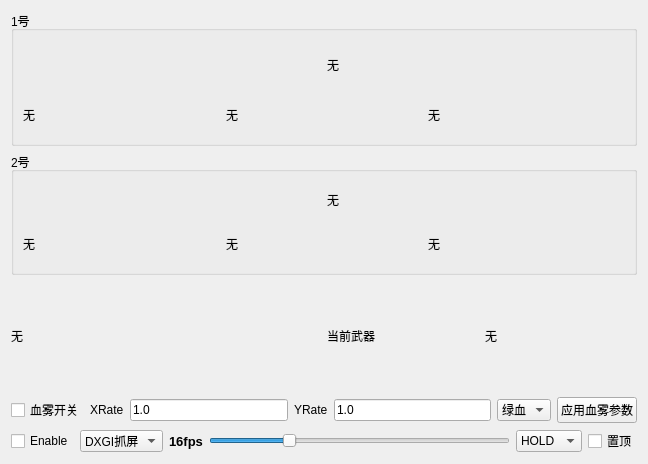
<?xml version="1.0" encoding="UTF-8"?>
<ui version="4.0">
 <class>RecognizeView</class>
 <widget class="QWidget" name="RecognizeView">
  <property name="geometry">
   <rect>
    <x>0</x>
    <y>0</y>
    <width>648</width>
    <height>464</height>
   </rect>
  </property>
  <property name="windowTitle">
   <string>Form</string>
  </property>
  <layout class="QVBoxLayout" name="verticalLayout_3">
   <item>
    <widget class="QGroupBox" name="groupBox">
     <property name="title">
      <string>1号</string>
     </property>
     <layout class="QVBoxLayout" name="verticalLayout">
      <item>
       <layout class="QHBoxLayout" name="horizontalLayout">
        <item>
         <widget class="QLabel" name="w1">
          <property name="minimumSize">
           <size>
            <width>0</width>
            <height>50</height>
           </size>
          </property>
          <property name="text">
           <string/>
          </property>
         </widget>
        </item>
        <item>
         <widget class="QLabel" name="w1scope">
          <property name="minimumSize">
           <size>
            <width>0</width>
            <height>50</height>
           </size>
          </property>
          <property name="text">
           <string>无</string>
          </property>
         </widget>
        </item>
       </layout>
      </item>
      <item>
       <layout class="QHBoxLayout" name="horizontalLayout_12">
        <item>
         <widget class="QLabel" name="w1a1">
          <property name="minimumSize">
           <size>
            <width>0</width>
            <height>38</height>
           </size>
          </property>
          <property name="text">
           <string>无</string>
          </property>
         </widget>
        </item>
        <item>
         <widget class="QLabel" name="w1a2">
          <property name="minimumSize">
           <size>
            <width>0</width>
            <height>38</height>
           </size>
          </property>
          <property name="text">
           <string>无</string>
          </property>
         </widget>
        </item>
        <item>
         <widget class="QLabel" name="w1a4">
          <property name="text">
           <string>无</string>
          </property>
         </widget>
        </item>
       </layout>
      </item>
     </layout>
    </widget>
   </item>
   <item>
    <widget class="QGroupBox" name="groupBox_2">
     <property name="title">
      <string>2号</string>
     </property>
     <layout class="QVBoxLayout" name="verticalLayout_2">
      <item>
       <layout class="QHBoxLayout" name="horizontalLayout_4">
        <item>
         <widget class="QLabel" name="w2">
          <property name="minimumSize">
           <size>
            <width>0</width>
            <height>38</height>
           </size>
          </property>
          <property name="text">
           <string/>
          </property>
         </widget>
        </item>
        <item>
         <widget class="QLabel" name="w2scope">
          <property name="minimumSize">
           <size>
            <width>0</width>
            <height>38</height>
           </size>
          </property>
          <property name="text">
           <string>无</string>
          </property>
         </widget>
        </item>
       </layout>
      </item>
      <item>
       <layout class="QHBoxLayout" name="horizontalLayout_13">
        <item>
         <widget class="QLabel" name="w2a1">
          <property name="minimumSize">
           <size>
            <width>0</width>
            <height>38</height>
           </size>
          </property>
          <property name="text">
           <string>无</string>
          </property>
         </widget>
        </item>
        <item>
         <widget class="QLabel" name="w2a2">
          <property name="minimumSize">
           <size>
            <width>0</width>
            <height>38</height>
           </size>
          </property>
          <property name="text">
           <string>无</string>
          </property>
         </widget>
        </item>
        <item>
         <widget class="QLabel" name="w2a4">
          <property name="text">
           <string>无</string>
          </property>
         </widget>
        </item>
       </layout>
      </item>
     </layout>
    </widget>
   </item>
   <item>
    <layout class="QHBoxLayout" name="horizontalLayout_3">
     <item>
      <widget class="QLabel" name="pos">
       <property name="sizePolicy">
        <sizepolicy hsizetype="Minimum" vsizetype="Minimum">
         <horstretch>0</horstretch>
         <verstretch>0</verstretch>
        </sizepolicy>
       </property>
       <property name="minimumSize">
        <size>
         <width>0</width>
         <height>50</height>
        </size>
       </property>
       <property name="text">
        <string>无</string>
       </property>
      </widget>
     </item>
     <item>
      <layout class="QHBoxLayout" name="horizontalLayout_2">
       <item>
        <widget class="QLabel" name="label_18">
         <property name="sizePolicy">
          <sizepolicy hsizetype="Preferred" vsizetype="Minimum">
           <horstretch>0</horstretch>
           <verstretch>0</verstretch>
          </sizepolicy>
         </property>
         <property name="minimumSize">
          <size>
           <width>0</width>
           <height>38</height>
          </size>
         </property>
         <property name="text">
          <string>当前武器</string>
         </property>
        </widget>
       </item>
       <item>
        <widget class="QLabel" name="currentw">
         <property name="sizePolicy">
          <sizepolicy hsizetype="Preferred" vsizetype="Minimum">
           <horstretch>0</horstretch>
           <verstretch>0</verstretch>
          </sizepolicy>
         </property>
         <property name="text">
          <string>无</string>
         </property>
        </widget>
       </item>
      </layout>
     </item>
    </layout>
   </item>
   <item>
    <layout class="QHBoxLayout" name="horizontalLayout_blood">
     <item>
      <widget class="QCheckBox" name="checkBox_blood">
       <property name="text">
        <string>血雾开关</string>
       </property>
      </widget>
     </item>
     <item>
      <widget class="QLabel" name="label_8">
       <property name="text">
        <string>XRate</string>
       </property>
      </widget>
     </item>
     <item>
      <widget class="QLineEdit" name="lineEdit_xrate">
       <property name="text">
        <string>1.0</string>
       </property>
      </widget>
     </item>
     <item>
      <widget class="QLabel" name="label_9">
       <property name="text">
        <string>YRate</string>
       </property>
      </widget>
     </item>
     <item>
      <widget class="QLineEdit" name="lineEdit_yrate">
       <property name="text">
        <string>1.0</string>
       </property>
      </widget>
     </item>
     <item>
      <widget class="QComboBox" name="comboBox_bloodcolor">
       <item>
        <property name="text">
         <string>绿血</string>
        </property>
       </item>
       <item>
        <property name="text">
         <string>红血</string>
        </property>
       </item>
      </widget>
     </item>
     <item>
      <widget class="QPushButton" name="pushButton">
       <property name="text">
        <string>应用血雾参数</string>
       </property>
      </widget>
     </item>
    </layout>
   </item>
   <item>
    <layout class="QHBoxLayout" name="horizontalLayout_10">
     <item>
      <widget class="QCheckBox" name="checkBox_enable">
       <property name="text">
        <string>Enable</string>
       </property>
       <property name="checked">
        <bool>false</bool>
       </property>
      </widget>
     </item>
     <item>
      <widget class="QComboBox" name="comboBox_capturemode">
       <item>
        <property name="text">
         <string>DXGI抓屏</string>
        </property>
       </item>
       <item>
        <property name="text">
         <string>GDI抓屏</string>
        </property>
       </item>
       <item>
        <property name="text">
         <string>DMA</string>
        </property>
       </item>
      </widget>
     </item>
     <item>
      <widget class="QLabel" name="label_fps">
       <property name="font">
        <font>
         <pointsize>10</pointsize>
         <weight>75</weight>
         <italic>false</italic>
         <bold>true</bold>
        </font>
       </property>
       <property name="text">
        <string>16fps</string>
       </property>
      </widget>
     </item>
     <item>
      <widget class="QSlider" name="fpsSlider">
       <property name="minimum">
        <number>1</number>
       </property>
       <property name="maximum">
        <number>60</number>
       </property>
       <property name="value">
        <number>16</number>
       </property>
       <property name="orientation">
        <enum>Qt::Horizontal</enum>
       </property>
      </widget>
     </item>
     <item>
      <widget class="QComboBox" name="comboBox_adsmode">
       <item>
        <property name="text">
         <string>HOLD</string>
        </property>
       </item>
       <item>
        <property name="text">
         <string>CLICK</string>
        </property>
       </item>
      </widget>
     </item>
     <item>
      <widget class="QCheckBox" name="checkBox_top">
       <property name="text">
        <string>置顶</string>
       </property>
      </widget>
     </item>
    </layout>
   </item>
  </layout>
 </widget>
 <resources/>
 <connections/>
</ui>
